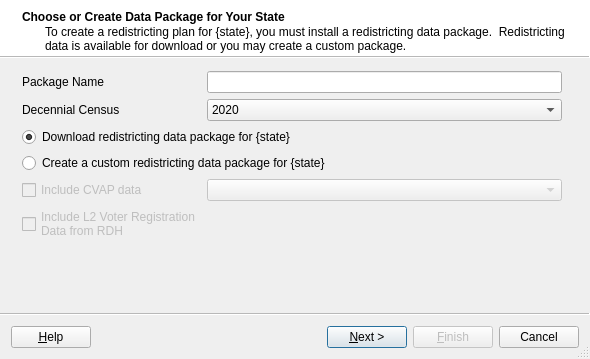
<?xml version="1.0" encoding="UTF-8"?>
<ui version="4.0">
 <class>WizRedistrictingGpkg</class>
 <widget class="QWizard" name="WizRedistrictingGpkg">
  <property name="geometry">
   <rect>
    <x>0</x>
    <y>0</y>
    <width>590</width>
    <height>359</height>
   </rect>
  </property>
  <property name="windowTitle">
   <string>State Data Package</string>
  </property>
  <property name="sizeGripEnabled">
   <bool>true</bool>
  </property>
  <property name="wizardStyle">
   <enum>QWizard::ModernStyle</enum>
  </property>
  <property name="options">
   <set>QWizard::HaveFinishButtonOnEarlyPages|QWizard::HaveHelpButton|QWizard::NoBackButtonOnStartPage|QWizard::NoDefaultButton</set>
  </property>
  <property name="subTitleFormat">
   <enum>Qt::AutoText</enum>
  </property>
  <widget class="WzpStateGpkg" name="wzpStateGpkg">
   <property name="title">
    <string>Choose or Create Data Package for Your State</string>
   </property>
   <property name="subTitle">
    <string>To create a redistricting plan for {state}, you must install a redistricting data package.  Redistricting data is available for download or you may create a custom package.</string>
   </property>
   <layout class="QGridLayout" name="gridLayout">
    <item row="2" column="0" colspan="2">
     <widget class="QRadioButton" name="rbStandardPackage">
      <property name="text">
       <string>Download redistricting data package for {state}</string>
      </property>
      <property name="checked">
       <bool>true</bool>
      </property>
     </widget>
    </item>
    <item row="0" column="0">
     <widget class="QLabel" name="lbPackageName">
      <property name="toolTip">
       <string>Name for your custom redistricting data package</string>
      </property>
      <property name="text">
       <string>Package Name</string>
      </property>
      <property name="buddy">
       <cstring>edPackageName</cstring>
      </property>
     </widget>
    </item>
    <item row="0" column="1">
     <widget class="QLineEdit" name="edPackageName"/>
    </item>
    <item row="1" column="1">
     <widget class="QComboBox" name="cmDecennialYear">
      <property name="currentIndex">
       <number>1</number>
      </property>
      <item>
       <property name="text">
        <string>2010</string>
       </property>
      </item>
      <item>
       <property name="text">
        <string>2020</string>
       </property>
      </item>
     </widget>
    </item>
    <item row="4" column="1">
     <widget class="QComboBox" name="cmCVAPYear">
      <property name="enabled">
       <bool>false</bool>
      </property>
     </widget>
    </item>
    <item row="3" column="0" colspan="2">
     <widget class="QRadioButton" name="rbCustomPackage">
      <property name="text">
       <string>Create a custom redistricting data package for {state}</string>
      </property>
     </widget>
    </item>
    <item row="1" column="0">
     <widget class="QLabel" name="lbDecennialYear">
      <property name="text">
       <string>Decennial Census</string>
      </property>
      <property name="buddy">
       <cstring>cmDecennialYear</cstring>
      </property>
     </widget>
    </item>
    <item row="6" column="0">
     <widget class="QCheckBox" name="cbIncludeVoterReg">
      <property name="enabled">
       <bool>false</bool>
      </property>
      <property name="toolTip">
       <string>&lt;html&gt;&lt;head/&gt;&lt;body&gt;&lt;p&gt;QGIS Redistricting Plugin can add voter registration data in the redistricting data package. To include voter registration data,  you must obtain a L2 block-level voter registration package provided by Redistricting Data Hub. &lt;/p&gt;&lt;/body&gt;&lt;/html&gt;</string>
      </property>
      <property name="text">
       <string>Include L2 Voter Registration 
Data from RDH</string>
      </property>
     </widget>
    </item>
    <item row="7" column="0" colspan="3">
     <spacer name="verticalSpacer">
      <property name="orientation">
       <enum>Qt::Vertical</enum>
      </property>
      <property name="sizeHint" stdset="0">
       <size>
        <width>542</width>
        <height>22</height>
       </size>
      </property>
     </spacer>
    </item>
    <item row="4" column="0">
     <widget class="QCheckBox" name="cbIncludeCVAP">
      <property name="enabled">
       <bool>false</bool>
      </property>
      <property name="toolTip">
       <string>&lt;html&gt;&lt;head/&gt;&lt;body&gt;&lt;p&gt;QGIS Redistricting Plugin can include Citizen Voting Age Population data from the US Census Bureau in the redistricting data package. Please select the 5-Year ACS year for the CVAP data you would like to include.&lt;/p&gt;&lt;/body&gt;&lt;/html&gt;</string>
      </property>
      <property name="text">
       <string>Include CVAP data</string>
      </property>
     </widget>
    </item>
    <item row="6" column="1">
     <widget class="QgsFileWidget" name="fwL2VRData">
      <property name="enabled">
       <bool>false</bool>
      </property>
      <property name="toolTip">
       <string>&lt;html&gt;&lt;head/&gt;&lt;body&gt;&lt;p&gt;Select the block-level L2 Voter Registration csv file downloaded from Redistricting Data Hub&lt;/p&gt;&lt;/body&gt;&lt;/html&gt;</string>
      </property>
      <property name="dialogTitle">
       <string>L2 Voter Registration Data</string>
      </property>
      <property name="filter">
       <string>*.csv</string>
      </property>
     </widget>
    </item>
   </layout>
  </widget>
  <widget class="QWizardPage" name="wzpAddlBEFs">
   <property name="title">
    <string>Additional Block Equivalency Files</string>
   </property>
   <property name="subTitle">
    <string>Add extra data to census block layer from related block equivalency files</string>
   </property>
   <layout class="QVBoxLayout" name="vlAddlBEFs">
    <item>
     <widget class="QTableView" name="vwAddlBEFs"/>
    </item>
    <item>
     <layout class="QHBoxLayout" name="horizontalLayout">
      <item>
       <widget class="QPushButton" name="btnAddBEF">
        <property name="minimumSize">
         <size>
          <width>90</width>
          <height>0</height>
         </size>
        </property>
        <property name="text">
         <string>Add</string>
        </property>
       </widget>
      </item>
      <item>
       <widget class="QPushButton" name="btnRemoveBEF">
        <property name="minimumSize">
         <size>
          <width>90</width>
          <height>0</height>
         </size>
        </property>
        <property name="text">
         <string>Remove</string>
        </property>
       </widget>
      </item>
      <item>
       <spacer name="horizontalSpacer">
        <property name="orientation">
         <enum>Qt::Horizontal</enum>
        </property>
        <property name="sizeHint" stdset="0">
         <size>
          <width>40</width>
          <height>20</height>
         </size>
        </property>
       </spacer>
      </item>
     </layout>
    </item>
   </layout>
  </widget>
  <widget class="QWizardPage" name="wzpAddlShapes">
   <property name="title">
    <string>Additional ShapeFiles</string>
   </property>
   <property name="subTitle">
    <string>Add additional layers to GeoPackage from shapefiles</string>
   </property>
   <layout class="QVBoxLayout" name="vlAddlShapes">
    <item>
     <widget class="QTableView" name="vwAddlShapeFiles"/>
    </item>
    <item>
     <layout class="QHBoxLayout" name="hzlAddlShapes">
      <item>
       <widget class="QPushButton" name="btnAddShapeFile">
        <property name="minimumSize">
         <size>
          <width>90</width>
          <height>0</height>
         </size>
        </property>
        <property name="text">
         <string>Add</string>
        </property>
       </widget>
      </item>
      <item>
       <widget class="QPushButton" name="btnRemoveShapeFile">
        <property name="minimumSize">
         <size>
          <width>90</width>
          <height>0</height>
         </size>
        </property>
        <property name="text">
         <string>Remove</string>
        </property>
       </widget>
      </item>
      <item>
       <spacer name="horizontalSpacer_2">
        <property name="orientation">
         <enum>Qt::Horizontal</enum>
        </property>
        <property name="sizeHint" stdset="0">
         <size>
          <width>40</width>
          <height>20</height>
         </size>
        </property>
       </spacer>
      </item>
     </layout>
    </item>
   </layout>
  </widget>
 </widget>
 <customwidgets>
  <customwidget>
   <class>QgsFileWidget</class>
   <extends>QWidget</extends>
   <header>qgsfilewidget.h</header>
  </customwidget>
  <customwidget>
   <class>WzpStateGpkg</class>
   <extends>QWizardPage</extends>
   <header>.pages</header>
   <container>1</container>
  </customwidget>
 </customwidgets>
 <tabstops>
  <tabstop>edPackageName</tabstop>
  <tabstop>cmDecennialYear</tabstop>
  <tabstop>rbStandardPackage</tabstop>
  <tabstop>rbCustomPackage</tabstop>
  <tabstop>cbIncludeCVAP</tabstop>
  <tabstop>cmCVAPYear</tabstop>
  <tabstop>cbIncludeVoterReg</tabstop>
  <tabstop>vwAddlBEFs</tabstop>
  <tabstop>btnAddBEF</tabstop>
  <tabstop>btnRemoveBEF</tabstop>
  <tabstop>vwAddlShapeFiles</tabstop>
  <tabstop>btnAddShapeFile</tabstop>
  <tabstop>btnRemoveShapeFile</tabstop>
 </tabstops>
 <resources/>
 <connections>
  <connection>
   <sender>rbCustomPackage</sender>
   <signal>toggled(bool)</signal>
   <receiver>cbIncludeCVAP</receiver>
   <slot>setEnabled(bool)</slot>
   <hints>
    <hint type="sourcelabel">
     <x>295</x>
     <y>139</y>
    </hint>
    <hint type="destinationlabel">
     <x>90</x>
     <y>168</y>
    </hint>
   </hints>
  </connection>
  <connection>
   <sender>rbCustomPackage</sender>
   <signal>toggled(bool)</signal>
   <receiver>cmCVAPYear</receiver>
   <slot>setEnabled(bool)</slot>
   <hints>
    <hint type="sourcelabel">
     <x>295</x>
     <y>139</y>
    </hint>
    <hint type="destinationlabel">
     <x>364</x>
     <y>169</y>
    </hint>
   </hints>
  </connection>
  <connection>
   <sender>rbCustomPackage</sender>
   <signal>toggled(bool)</signal>
   <receiver>cbIncludeVoterReg</receiver>
   <slot>setEnabled(bool)</slot>
   <hints>
    <hint type="sourcelabel">
     <x>295</x>
     <y>139</y>
    </hint>
    <hint type="destinationlabel">
     <x>122</x>
     <y>206</y>
    </hint>
   </hints>
  </connection>
  <connection>
   <sender>rbCustomPackage</sender>
   <signal>toggled(bool)</signal>
   <receiver>fwL2VRData</receiver>
   <slot>setEnabled(bool)</slot>
   <hints>
    <hint type="sourcelabel">
     <x>295</x>
     <y>139</y>
    </hint>
    <hint type="destinationlabel">
     <x>396</x>
     <y>206</y>
    </hint>
   </hints>
  </connection>
 </connections>
</ui>
